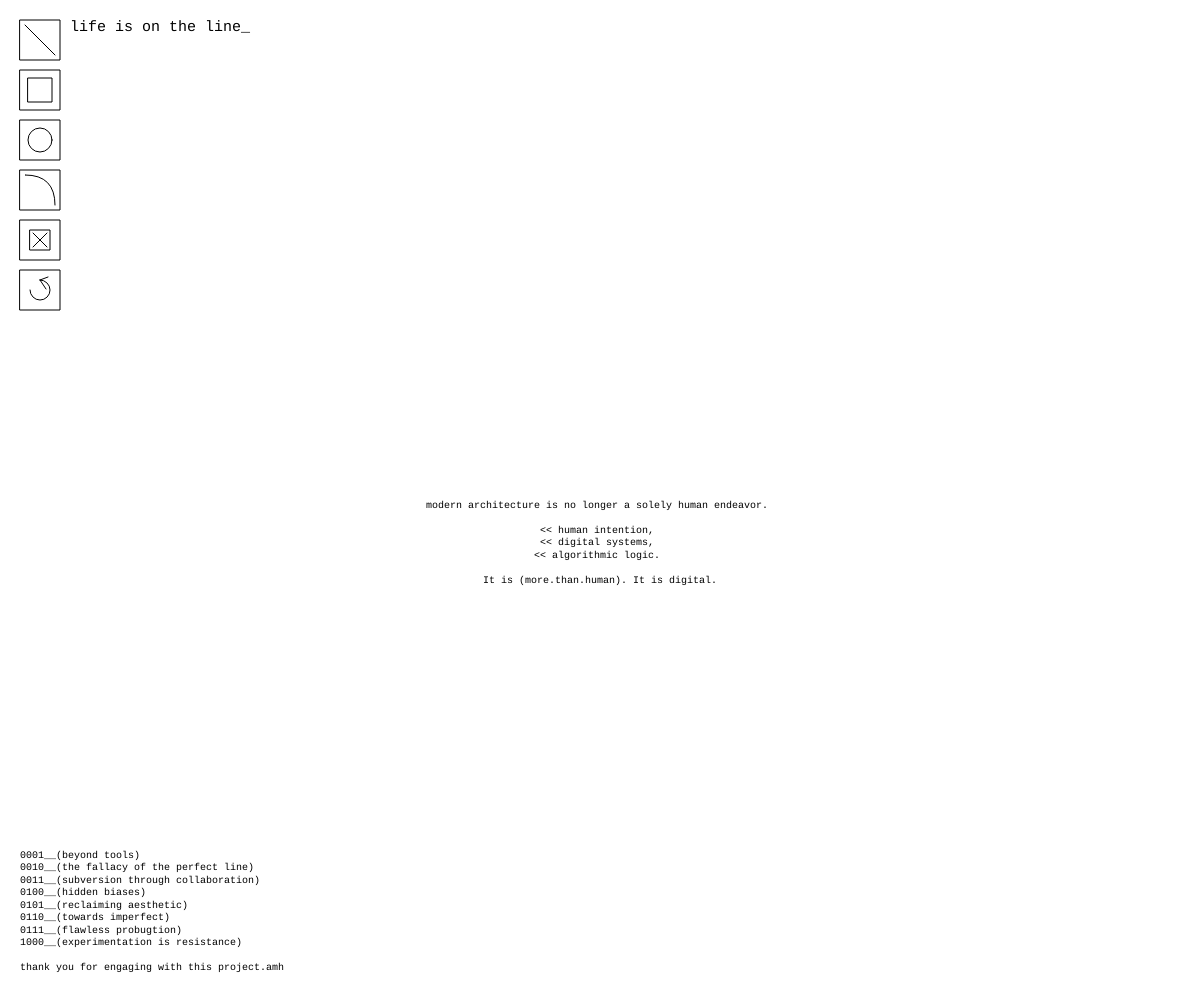
Frame 1 (no input)
Frame 60 (no input): identical to frame 1, image omitted
Frame 120 (the mouse pressed at the canvas centre since frame 60): identical to frame 1, image omitted

The p5.js sketch that drew this single still picture (run headless with seeded random() and noise() and a simulated clock; from frame 60 on, the mouse is pressed at the canvas centre):

// p5.js sketch
// ── sketch.js
let currentTool = null;
const tools = [];
let temporaryText = null;
let temporaryTextTimer = 0;
let lines = [];
let rectangles = [];
let circles = [];
let curves = [];
let tempPoints = [];
let mouseTrail = [];
const TRAIL_LIFETIME = 3000;
const TRAIL_COLOR = [220, 115, 80];
let hoveredShape = null;

class Line {
  constructor(x1, y1, x2, y2) {
    this.x1 = x1;
    this.y1 = y1;
    this.x2 = x2;
    this.y2 = y2;
  }

  rotate(angle, pivotX, pivotY) {
    const rotatePoint = (x, y) => {
      const dx = x - pivotX;
      const dy = y - pivotY;
      const cos = Math.cos(angle);
      const sin = Math.sin(angle);
      return {
        x: pivotX + (dx * cos - dy * sin),
        y: pivotY + (dx * sin + dy * cos)
      };
    };
  
    const p1 = rotatePoint(this.x1, this.y1);
    const p2 = rotatePoint(this.x2, this.y2);
    this.x1 = p1.x;
    this.y1 = p1.y;
    this.x2 = p2.x;
    this.y2 = p2.y;
  }

  draw(isHovered = false) {
    stroke(isHovered ? 'red' : 0);
    line(this.x1, this.y1, this.x2, this.y2);
  }

  containsPoint(px, py) {
    const buffer = 8; 
    const lineLength = dist(this.x1, this.y1, this.x2, this.y2);
    if (lineLength === 0) return dist(px, py, this.x1, this.y1) <= buffer;
    
    const t = ((px - this.x1) * (this.x2 - this.x1) + (py - this.y1) * (this.y2 - this.y1)) / (lineLength * lineLength);
    const t_clamped = Math.max(0, Math.min(1, t));
    
    const nearestX = this.x1 + t_clamped * (this.x2 - this.x1);
    const nearestY = this.y1 + t_clamped * (this.y2 - this.y1);
    
    return dist(px, py, nearestX, nearestY) <= buffer;
  }
}

class Rectangle {
  constructor(x1, y1, x2, y2) {
    this.x = Math.min(x1, x2);
    this.y = Math.min(y1, y2);
    this.w = Math.abs(x2 - x1);
    this.h = Math.abs(y2 - y1);
  }

  draw(isHovered = false) {
    stroke(isHovered ? 'red' : 0);
    noFill();
    push();
    translate(this.x + this.w/2, this.y + this.h/2);
    rotate(this.rotation || 0);
    rect(-this.w/2, -this.h/2, this.w, this.h);
    pop();
  }

  containsPoint(px, py) {
    const buffer = 8;
    if (this.rotation) {
      const cx = this.x + this.w/2;
      const cy = this.y + this.h/2;
      const cos = Math.cos(-this.rotation);
      const sin = Math.sin(-this.rotation);
      const dx = px - cx;
      const dy = py - cy;
      const rx = dx * cos - dy * sin + cx;
      const ry = dx * sin + dy * cos + cy;

      return (
        (Math.abs(rx - this.x) <= buffer || Math.abs(rx - (this.x + this.w)) <= buffer) &&
        ry >= this.y - buffer && ry <= this.y + this.h + buffer ||
        (Math.abs(ry - this.y) <= buffer || Math.abs(ry - (this.y + this.h)) <= buffer) &&
        rx >= this.x - buffer && rx <= this.x + this.w + buffer
      );
    } else {
      return (
        (px >= this.x - buffer && px <= this.x + this.w + buffer &&
         py >= this.y - buffer && py <= this.y + buffer) ||
        (px >= this.x - buffer && px <= this.x + this.w + buffer &&
         py >= this.y + this.h - buffer && py <= this.y + this.h + buffer) ||
        (px >= this.x - buffer && px <= this.x + buffer &&
         py >= this.y - buffer && py <= this.y + this.h + buffer) ||
        (px >= this.x + this.w - buffer && px <= this.x + this.w + buffer &&
         py >= this.y - buffer && py <= this.y + this.h + buffer)
      );
    }
   }

  rotate(angle, pivotX, pivotY) {
    const dx = this.x + this.w/2 - pivotX;
    const dy = this.y + this.h/2 - pivotY;
    const cos = Math.cos(angle);
    const sin = Math.sin(angle);
    
    const newCenterX = pivotX + (dx * cos - dy * sin);
    const newCenterY = pivotY + (dx * sin + dy * cos);
    
    this.x = newCenterX - this.w/2;
    this.y = newCenterY - this.h/2;
    this.rotation = (this.rotation || 0) + angle;
  }
  
}

class Circle {
  constructor(centerX, centerY, radius) {
    this.x = centerX;
    this.y = centerY;
    this.radius = radius;
  }

  draw(isHovered = false) {
    stroke(isHovered ? 'red' : 0);
    noFill();
    circle(this.x, this.y, this.radius * 2);
  }

  containsPoint(px, py) {
    const buffer = 8;
    const d = dist(px, py, this.x, this.y);
    return Math.abs(d - this.radius) <= buffer;
  }

  rotate(angle, pivotX, pivotY) {
    const dx = this.x - pivotX;
    const dy = this.y - pivotY;
    const cos = Math.cos(angle);
    const sin = Math.sin(angle);
    
    this.x = pivotX + (dx * cos - dy * sin);
    this.y = pivotY + (dx * sin + dy * cos);
  }

}

class QuadraticBezier {
  constructor(x1, y1, cx, cy, x2, y2) {
    this.x1 = x1;
    this.y1 = y1;
    this.cx = cx;
    this.cy = cy;
    this.x2 = x2;
    this.y2 = y2;
  }

  draw(isHovered = false) {
    stroke(isHovered ? 'red' : 0);
    noFill();
    beginShape();
    vertex(this.x1, this.y1);
    quadraticVertex(this.cx, this.cy, this.x2, this.y2);
    endShape();
  }

  containsPoint(px, py) {
    const steps = 100; 
    const buffer = 8;  
    if (dist(px, py, this.x1, this.y1) <= buffer ||
        dist(px, py, this.x2, this.y2) <= buffer ||
        dist(px, py, this.cx, this.cy) <= buffer) {
      return true;
    }
    
    for (let i = 0; i < steps; i++) {
      const t = i / steps;
      const x = Math.pow(1 - t, 2) * this.x1 + 2 * (1 - t) * t * this.cx + Math.pow(t, 2) * this.x2;
      const y = Math.pow(1 - t, 2) * this.y1 + 2 * (1 - t) * t * this.cy + Math.pow(t, 2) * this.y2;
      if (dist(px, py, x, y) <= buffer) {
        return true;
      }
    }
    return false;
  }

  rotate(angle, pivotX, pivotY) {
    const rotatePoint = (x, y) => {
      const dx = x - pivotX;
      const dy = y - pivotY;
      const cos = Math.cos(angle);
      const sin = Math.sin(angle);
      return {
        x: pivotX + (dx * cos - dy * sin),
        y: pivotY + (dx * sin + dy * cos)
      };
    };
  
    const p1 = rotatePoint(this.x1, this.y1);
    const p2 = rotatePoint(this.x2, this.y2);
    const pc = rotatePoint(this.cx, this.cy);
    
    this.x1 = p1.x;
    this.y1 = p1.y;
    this.x2 = p2.x;
    this.y2 = p2.y;
    this.cx = pc.x;
    this.cy = pc.y;
  }

}

class Tool {
  constructor(name, icon, x, y) {
    this.name = name;
    this.icon = icon;
    this.x = x;
    this.y = y;
    this.size = 40;
    tools.push(this);
  }

  draw() {
    stroke(0);
    fill(this === currentTool ? 'rgb(220,115,80)' : '#FFFFFF');
    rect(this.x, this.y, this.size, this.size);
    push();
    translate(this.x + this.size/2, this.y + this.size/2);
    this.drawIcon();
    pop();
  }

  drawIcon() {
  }

  isClicked(px, py) {
    return px > this.x && px < this.x + this.size &&
           py > this.y && py < this.y + this.size;
  }
}

class LineTool extends Tool {
  drawIcon() {
    stroke(0);
    line(-15, -15, 15, 15);
  }

  handlePress(x, y) {
    if (x < 70) return;
    
    if (!tempPoints.length) {
      tempPoints.push({ x, y });
    } else {
      lines.push(new Line(tempPoints[0].x, tempPoints[0].y, x, y));
      tempPoints = [];
    }
  }

  drawPreview() {
    if (tempPoints.length === 1) {
      stroke(0, 0, 0, 128);
      line(tempPoints[0].x, tempPoints[0].y, mouseX, mouseY);
    }
  }
}

class RectangleTool extends Tool {
  drawIcon() {
    stroke(0);
    noFill();
    rect(-12, -12, 24, 24);
  }

  handlePress(x, y) {
    if (x < 70) return;
    
    if (!tempPoints.length) {
      tempPoints.push({ x, y });
    } else {
      rectangles.push(new Rectangle(tempPoints[0].x, tempPoints[0].y, x, y));
      tempPoints = [];
    }
  }

  drawPreview() {
    if (tempPoints.length === 1) {
      stroke(0, 0, 0, 128);
      noFill();
      const previewRect = new Rectangle(tempPoints[0].x, tempPoints[0].y, mouseX, mouseY);
      previewRect.draw();
    }
  }
}

class CircleTool extends Tool {
  drawIcon() {
    stroke(0);
    noFill();
    circle(0, 0, 24);
  }

  handlePress(x, y) {
    if (x < 70) return;
    
    if (!tempPoints.length) {
      tempPoints.push({ x, y });
    } else {
      const radius = dist(tempPoints[0].x, tempPoints[0].y, x, y);
      circles.push(new Circle(tempPoints[0].x, tempPoints[0].y, radius));
      tempPoints = [];
    }
  }

  drawPreview() {
    if (tempPoints.length === 1) {
      stroke(0, 0, 0, 128);
      noFill();
      const radius = dist(tempPoints[0].x, tempPoints[0].y, mouseX, mouseY);
      circle(tempPoints[0].x, tempPoints[0].y, radius * 2);
    }
  }
}

class BezierTool extends Tool {
  drawIcon() {
    stroke(0);
    noFill();
    beginShape();
    vertex(-15, -15);
    quadraticVertex(15, -15, 15, 15);
    endShape();
  }

  handlePress(x, y) {
    if (x < 70) return;
    
    tempPoints.push({ x, y });
    
    if (tempPoints.length === 3) {
      curves.push(new QuadraticBezier(
        tempPoints[0].x, tempPoints[0].y,
        tempPoints[1].x, tempPoints[1].y,
        tempPoints[2].x, tempPoints[2].y
      ));
      tempPoints = [];
    }
  }

  drawPreview() {
    if (tempPoints.length > 0) {
      stroke(0, 0, 0, 128);
      noFill();
      
      fill(0, 0, 0, 128);
      for (let point of tempPoints) {
        circle(point.x, point.y, 5);
      }
      
      noFill();
      if (tempPoints.length === 1) {
        line(tempPoints[0].x, tempPoints[0].y, mouseX, mouseY);
      } else if (tempPoints.length === 2) {
        beginShape();
        vertex(tempPoints[0].x, tempPoints[0].y);
        quadraticVertex(tempPoints[1].x, tempPoints[1].y, mouseX, mouseY);
        endShape();
      }
    }
  }
}

class EraserTool extends Tool {
  drawIcon() {
    stroke(0);
    fill(255);
    rect(-10, -10, 20, 20);
    line(-7, -7, 7, 7);
    line(-7, 7, 7, -7);
  }

  handlePress(x, y) {
    if (hoveredShape) {
      const shapes = [lines, rectangles, circles, curves];
      const arrays = shapes.map(arr => arr.filter(shape => shape !== hoveredShape));
      [lines, rectangles, circles, curves] = arrays;
      hoveredShape = null;
    }
  }

  drawPreview() {
  }
}

class RotationTool extends Tool {
  constructor(name, icon, x, y) {
    super(name, icon, x, y);
    this.selectedShape = null;
    this.pivotSet = false;
    this.pivotX = 0;
    this.pivotY = 0;
    this.startAngle = 0;
  }

  drawIcon() {
    stroke(0);
    noFill();
    arc(0, 0, 20, 20, -PI/2, PI);
    line(0, -10, 8, -13);
    line(0, -10, 6, -1);
  }

  handlePress(x, y) {
    if (x < 70) return;

    if (!this.selectedShape) {
      for (let shape of [...lines, ...rectangles, ...circles, ...curves]) {
        if (shape.containsPoint(x, y)) {
          this.selectedShape = shape;
          break;
        }
      }
    } else if (!this.pivotSet) {
      this.pivotX = x;
      this.pivotY = y;
      this.pivotSet = true;
      this.startAngle = Math.atan2(mouseY - this.pivotY, mouseX - this.pivotX);
    } else {
      this.selectedShape = null;
      this.pivotSet = false;
    }
  }

  drawPreview() {
    if (!this.selectedShape) {
      let allShapes = [...lines, ...rectangles, ...circles, ...curves];
      for (let shape of allShapes) {
        if (shape.containsPoint(mouseX, mouseY)) {
          stroke(255, 165, 0); 
          shape.draw(true);
          break;
        }
      }
    } else {
      stroke(0, 255, 0);
      this.selectedShape.draw(true);
      
      if (this.pivotSet) {
        stroke(255, 0, 0);
        fill(255, 0, 0);
        circle(this.pivotX, this.pivotY, 8);
      } else {
        stroke(255, 0, 0, 128);
        noFill();
        circle(mouseX, mouseY, 8);
      }
    }
  }
}

function updateMouseTrail() {
  const currentTime = Date.now();
  if (mouseX > 0 && mouseX < windowWidth && mouseY > 0 && mouseY < windowHeight) {

    if (mouseTrail.length === 0 || 
        mouseTrail[mouseTrail.length - 1].x !== mouseX || 
        mouseTrail[mouseTrail.length - 1].y !== mouseY) {
      mouseTrail.push({
        x: mouseX,
        y: mouseY,
        timestamp: currentTime
      });
    }
  }
  mouseTrail = mouseTrail.filter(point => 
    currentTime - point.timestamp < TRAIL_LIFETIME
  );
}

function drawMouseTrail() {
  const currentTime = Date.now();
  
  noFill();
  
  beginShape();
  for (let i = 0; i < mouseTrail.length; i++) {
    const point = mouseTrail[i];
    const age = currentTime - point.timestamp;
    const alpha = map(age, 0, TRAIL_LIFETIME, 3000, 0);
    
    stroke(TRAIL_COLOR[0], TRAIL_COLOR[1], TRAIL_COLOR[2], alpha);
    
    if (i === 0) {
      vertex(point.x, point.y);
    } else {
      const prev = mouseTrail[i - 1];
      const distance = dist(point.x, point.y, prev.x, prev.y);
      
      if (distance < 50) {
       
        vertex(point.x, point.y);
      } else {
      
        const steps = Math.ceil(distance / 100);
        for (let j = 0; j <= steps; j++) {
          const t = j / steps;
          const interpX = lerp(prev.x, point.x, t);
          const interpY = lerp(prev.y, point.y, t);
          vertex(interpX, interpY);
        }
      }
    }
  }
  endShape();
}

function displayTemporaryText(text) {
  temporaryText = text;
  temporaryTextTimer = millis() + 12000;
}

function setup() {
  createCanvas(windowWidth, windowHeight);
  textFont('monospace');
  
  const toolSpacing = 50;
  new LineTool('line', null, 20, 20);
  new RectangleTool('rectangle', null, 20, 20 + toolSpacing);
  new CircleTool('circle', null, 20, 20 + toolSpacing * 2);
  new BezierTool('bezier', null, 20, 20 + toolSpacing * 3);
  new EraserTool('eraser', null, 20, 20 + toolSpacing * 4);
  new RotationTool('rotation', null, 20, 20 + toolSpacing * 5);
}

function draw() {
  background(255);
  
  updateMouseTrail();
  
  fill(255);
  noStroke();
  rect(0, 0, 70, height);
  
  drawMouseTrail();

  fill(0);
  noStroke();
  textSize(15);
  textAlign(LEFT, TOP);
  text('life is on the line_', 70, 20);

 let displayText = (temporaryText !== null && millis() < temporaryTextTimer) ? temporaryText 
  : 'modern architecture is no longer a solely human endeavor. \n\n<< human intention, \n<< digital systems, \n<< algorithmic logic. \n\nIt is (more.than.human). It is digital.';

fill(0);
noStroke();
textSize(10);
textAlign(CENTER, TOP);
text(displayText, windowWidth/2, height/2);
  
  
  fill(0);
  noStroke();
  textSize(10);
  textAlign(LEFT, TOP);
  text('0001__(beyond tools) \n0010__(the fallacy of the perfect line) \n0011__(subversion through collaboration) \n0100__(hidden biases) \n0101__(reclaiming aesthetic) \n0110__(towards imperfect) \n0111__(flawless probugtion) \n1000__(experimentation is resistance) \n\nthank you for engaging with this project.amh',20, height - 150);
  
  hoveredShape = null;
  if (currentTool instanceof EraserTool && mouseX > 70) {
    for (let shape of [...lines, ...rectangles, ...circles, ...curves]) {
      if (shape.containsPoint(mouseX, mouseY)) {
        hoveredShape = shape;
        break;
      }
    }
  }
  
  for (let tool of tools) {
    tool.draw();
  }
  
  for (let l of lines) {
    l.draw(l === hoveredShape);
  }
  
  for (let r of rectangles) {
    r.draw(r === hoveredShape);
  }
  
  for (let c of circles) {
    c.draw(c === hoveredShape);
  }
  
  for (let curve of curves) {
    curve.draw(curve === hoveredShape);
  }
  
  if (currentTool && tempPoints.length > 0) {
    currentTool.drawPreview();
  }
}

function mousePressed() {
  const textAreaLeft = 20;
  const textAreaTop = height - 150;
  const textAreaRight = 300;
  const textAreaBottom = height;

  if (mouseX > textAreaLeft && mouseX < textAreaRight && mouseY > textAreaTop && mouseY < textAreaBottom) {
    const lineHeight = 13;
    const clickedLineIndex = Math.floor((mouseY - textAreaTop) / lineHeight);

    const lines = [
      { text: "0001__(beyond tools)", content: "0001__(beyond tools)\n\nthe pervasive influence of computer-aided design [cad] is more than a mere neutral instrument.\n[cad] systems subtly steer architectural outcomes towards efficiency, rationality,\nand standardization values undermining the potential for, life in design and beauty from irrationality." },
      { text: "0010__(the fallacy of the perfect line)", content: "0010__(the fallacy of the perfect line) \n\nthe perfectly straight line is the fundament of [cad] driven design.\nit is a mathematical abstraction defined as the shortest distance between two points, alien to the irregularity of the natural world.\nit does not exist. it is an idea not an ideal and needs to be rejected as the foundation of architectural processes.\ndesign must embrace imperfection." },
      { text: "0011__(subversion through collaboration)", content: "0011__(subversion through collaboration) \n\nwhile [cad] tools are positioned as enablers of precision, they influence creativity by imposing rigid frameworks.\nit can only be created what the system is capable of computing.\na conscious collaboration with these tools, subverting their default tendencies to\nexplore designs that defy conventions and celebrate unpredictability, is imperative." },
      { text: "0100__(hidden biases)", content: "0100__(hidden biases)\n\n [cad] is never neutral.\nalgorithms and default settings reflect cultural, economic, and technological biases\nthat are a gateway to uniformity and commodification.\nthey carry inherent logic that is derived from software development not architecture or design.\narchitects must interrogate these biases and reclaim agency in the design process, resisting the homogenization of the built environment." },
      { text: "0101__(reclaiming aesthetic)", content: "0101__(reclaiming aesthetic) \n\n a system based on algorithms is fundamentally geared towards efficiency.\nefficiency, however, must never be an innate virtue in architecture.\nemotional resonance must take precedence over sterile neocapitalistic optimization.\nthe dominance of [cad]’s metrics-driven logic must be challenged at all times." },
      { text: "0110__(towards imperfect)", content: "0110__(towards imperfect) \n\nirregularity, texture, and unexpected qualities are the life of our entire environment.\nthe digital realm should not erase these attributes but amplify them,\nallowing us to craft spaces that resonate with human and ecological vitality." },
      { text: "0111__(flawless probugtion)", content: "0111_(flawless probugtion) \n\na computer bug, often seen as an error, is a reminder that the digital realm is not immune to the unpredictability of creation.\nbugs tear the illusion of total control, perfection and precision, introducing chaos and unintended consequences into architectural production.\nfrustration yields appreciation." },
      { text: "1000__(experimentation is resistance)", content: "1000__(experimentation is resistance) \n\nin the face of [cad]’s underlying push for standardization, experimentation becomes an act of resistance.\narchitects and designers need to use digital tools not to conform but to, seek out\nnew paradigms that challenge the norms of architectural production.\nif the machine fails, freezes or crashes you have found one of many invisible barriers." },     
      { text: "", content: "modern architecture is no longer a solely human endeavor. \n\n<< human intention, \n<< digital systems, \n<< algorithmic logic. \n\nIt is (more.than.human). It is digital." },
      { text: "thank you for engaging with this project.amh", content: ".augustin michael heinen for 'more than human' at tu berlin" }
    ];

    if (clickedLineIndex >= 0 && clickedLineIndex < lines.length) {
      displayTemporaryText(lines[clickedLineIndex].content);
    }
  }

  for (let tool of tools) {
    if (tool.isClicked(mouseX, mouseY)) {
      if (currentTool === tool) {
        currentTool = null;
      } else {
        currentTool = tool;
        tempPoints = [];
      }
      return;
    }
  }
  
  if (currentTool) {
    currentTool.handlePress(mouseX, mouseY);
  }
}


function mouseDragged() {
  if (currentTool instanceof RotationTool && currentTool.selectedShape && currentTool.pivotSet) {
    const currentAngle = Math.atan2(mouseY - currentTool.pivotY, mouseX - currentTool.pivotX);
    const rotationAngle = currentAngle - currentTool.startAngle;
    currentTool.selectedShape.rotate(rotationAngle, currentTool.pivotX, currentTool.pivotY);
    currentTool.startAngle = currentAngle;
  }
}

function mouseReleased() {
  if (currentTool) {
  }
}

function windowResized() {
  resizeCanvas(windowWidth, windowHeight);
}
